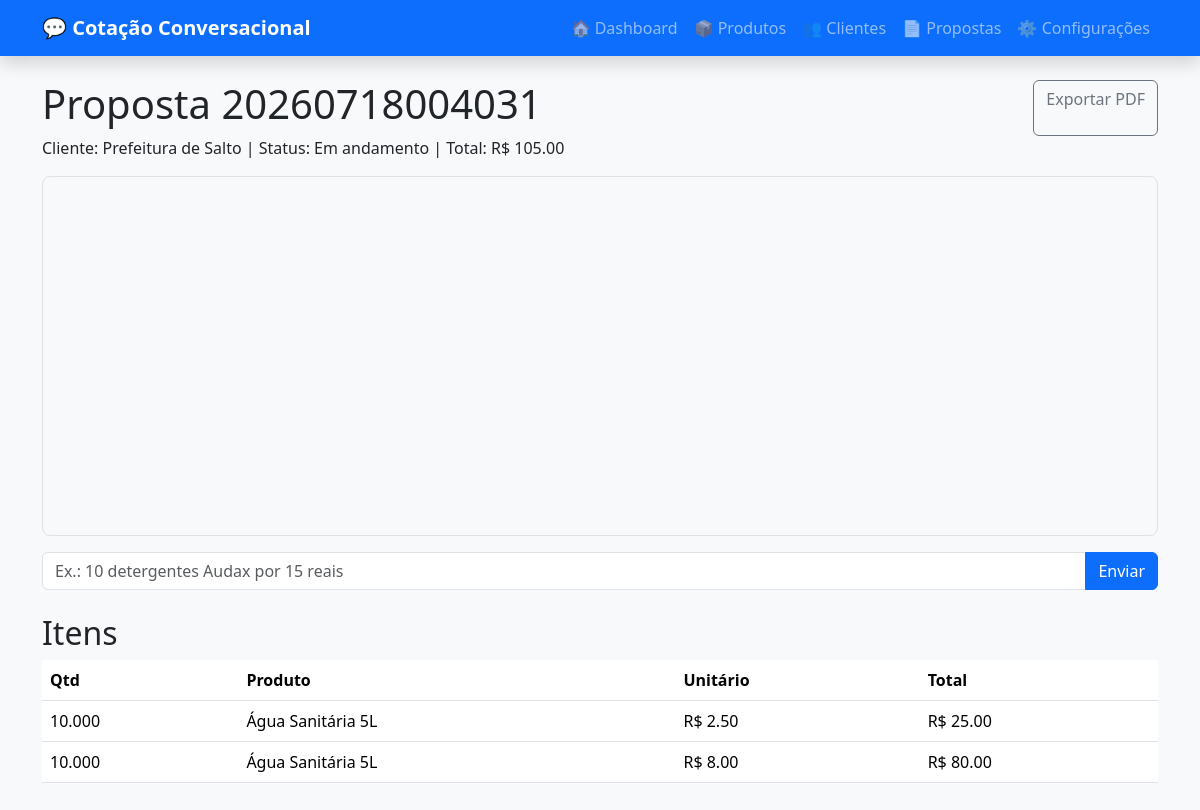
Screenshot of /propostas/1 with the database file from the repository.
### app/models/entities.py (models this page shows)
class Proposta(Base):
    __tablename__ = "propostas"
    id: Mapped[int] = mapped_column(primary_key=True)
    numero: Mapped[str] = mapped_column(
        String(30),
        unique=True,
        index=True,
    )
    cliente_id: Mapped[int | None] = mapped_column(
        ForeignKey("clientes.id"),
        nullable=True,
    )
    data: Mapped[datetime] = mapped_column(
        DateTime,
        default=datetime.utcnow,
    )
    status: Mapped[str] = mapped_column(
        String(30),
        default="Em andamento",
    )
    observacoes: Mapped[str | None] = mapped_column(
        Text,
        nullable=True,
    )
    valor_total: Mapped[Decimal] = mapped_column(
        Numeric(12, 2),
        default=0,
    )
    estado_chat: Mapped[dict | None] = mapped_column(
        JSON,
        nullable=True,
        default=dict,
    )
    cliente: Mapped[Cliente | None] = relationship()
    itens: Mapped[list["ItemProposta"]] = relationship(
        cascade="all, delete-orphan",
        back_populates="proposta",
    )
    mensagens: Mapped[list["MensagemConversa"]] = relationship(
        cascade="all, delete-orphan",
        back_populates="proposta",
    )

class Cliente(Base):
    __tablename__ = "clientes"
    id: Mapped[int] = mapped_column(primary_key=True)
    razao_social: Mapped[str] = mapped_column(String(255), index=True)
    nome_fantasia: Mapped[str | None] = mapped_column(String(255), nullable=True)
    cnpj: Mapped[str | None] = mapped_column(String(30), nullable=True)
    endereco: Mapped[str | None] = mapped_column(String(255), nullable=True)
    cidade: Mapped[str | None] = mapped_column(String(120), nullable=True)
    telefone: Mapped[str | None] = mapped_column(String(50), nullable=True)
    email: Mapped[str | None] = mapped_column(String(180), nullable=True)

class ItemProposta(Base):
    __tablename__ = "itens_proposta"
    id: Mapped[int] = mapped_column(primary_key=True)
    proposta_id: Mapped[int] = mapped_column(
        ForeignKey("propostas.id")
    )
    produto_id: Mapped[int] = mapped_column(
        ForeignKey("produtos.id")
    )
    quantidade: Mapped[Decimal] = mapped_column(
        Numeric(12, 3)
    )
    valor_unitario: Mapped[Decimal] = mapped_column(
        Numeric(12, 2)
    )
    valor_total: Mapped[Decimal] = mapped_column(
        Numeric(12, 2)
    )
    proposta: Mapped[Proposta] = relationship(
        back_populates="itens"
    )
    produto: Mapped[Produto] = relationship()

class Produto(Base):
    __tablename__ = "produtos"
    id: Mapped[int] = mapped_column(primary_key=True)
    codigo: Mapped[str] = mapped_column(String(40), index=True)
    descricao: Mapped[str] = mapped_column(String(255), index=True)
    marca: Mapped[str | None] = mapped_column(String(120), nullable=True, index=True)
    unidade: Mapped[str] = mapped_column(String(30), default="UN")
    volume: Mapped[str | None] = mapped_column(String(80), nullable=True)
    categoria: Mapped[str | None] = mapped_column(String(120), nullable=True)
    preco_padrao: Mapped[Decimal | None] = mapped_column(
        Numeric(12, 2),
        nullable=True,
    )
    ativo: Mapped[bool] = mapped_column(Boolean, default=True)
    aliases: Mapped[list["AliasProduto"]] = relationship(
        back_populates="produto"
    )

### app/routers/web.py (the view)
@router.get("/propostas/{proposta_id}", response_class=HTMLResponse)
def tela_proposta(
    proposta_id: int,
    request: Request,
    db: Session = Depends(get_db),
):
    proposta = db.get(Proposta, proposta_id)
    if not proposta:
        raise HTTPException(status_code=404, detail="Proposta não encontrada")
    return templates.TemplateResponse(
        request=request,
        name="proposta.html",
        context={
            "request": request,
            "proposta": proposta,
        },
    )

### app/templates/proposta.html (shortened to what this page needs)
{% extends "base.html" %}{% block content %}
<div class="d-flex justify-content-between"><h1>Proposta {{ proposta.numero }}</h1><a class="btn btn-outline-secondary" href="/propostas/{{ proposta.id }}/pdf">Exportar PDF</a></div><p>Cliente: {{ proposta.cliente.razao_social if proposta.cliente else '-' }} | Status: {{ proposta.status }} | Total: R$ {{ '%.2f'|format(proposta.valor_total) }}</p>
<div class="chat-box mb-3" id="chat">{% for m in proposta.mensagens %}<div class="msg {{ m.usuario }}"><strong>{{ m.usuario }}:</strong> {{ m.mensagem }}</div>{% endfor %}</div>
<form id="chat-form" class="input-group"><input class="form-control" name="mensagem" placeholder="Ex.: 10 detergentes Audax por 15 reais" autofocus><button class="btn btn-primary">Enviar</button></form>
<h2 class="mt-4">Itens</h2><table class="table"><tr><th>Qtd</th><th>Produto</th><th>Unitário</th><th>Total</th></tr>{% for i in proposta.itens %}<tr><td>{{ i.quantidade }}</td><td>{{ i.produto.descricao }}</td><td>R$ {{ '%.2f'|format(i.valor_unitario) }}</td><td>R$ {{ '%.2f'|format(i.valor_total) }}</td></tr>{% endfor %}</table>
{% endblock %}

### app/templates/base.html (shortened to what this page needs)
<!doctype html>
<html lang="pt-br">
<head>
    <link
        href="https://cdn.jsdelivr.net/npm/bootstrap@5.3.3/dist/css/bootstrap.min.css"
        rel="stylesheet">
    <link
        href="/static/css/app.css"
        rel="stylesheet">
</head>
<body class="bg-light">
<nav class="navbar navbar-expand-lg navbar-dark bg-primary shadow">
    <div class="container">
        <a class="navbar-brand fw-bold" href="/">
            💬 Cotação Conversacional
        </a>
        <div class="collapse navbar-collapse" id="menu">
            <ul class="navbar-nav ms-auto">
                <li class="nav-item">
                    <a class="nav-link" href="/">
                        🏠 Dashboard
                    </a>
                </li>
                <li class="nav-item">
                    <a class="nav-link" href="/produtos">
                        📦 Produtos
                    </a>
                </li>
                <li class="nav-item">
                    <a class="nav-link" href="/clientes">
                        👥 Clientes
                    </a>
                </li>
                <li class="nav-item">
                    <a class="nav-link" href="/propostas">
                        📄 Propostas
                    </a>
                </li>
                <li class="nav-item">
                    <a class="nav-link" href="/configuracoes">
                        ⚙ Configurações
                    </a>
                </li>
            </ul>
        </div>
    </div>
</nav>
<main class="container py-4">
    {% block content %}
    {% endblock %}
</main>
</body>
</html>

### app/static/css/app.css (style rules this page uses)
.chat-box { height:360px;overflow:auto;border:1px solid #dee2e6;border-radius:.5rem;padding:1rem;background:#f8f9fa }

### rows the page displays
Proposta: numero "20260718004031", status "Em andamento", valor_total "105.00"
Cliente: cliente "Prefeitura de Salto"
ItemProposta: quantidade "10.000", produto.descricao "Água Sanitária 5L", valor_unitario "2.50", valor_total "25.00"
ItemProposta: quantidade "10.000", produto.descricao "Água Sanitária 5L", valor_unitario "8.00", valor_total "80.00"
